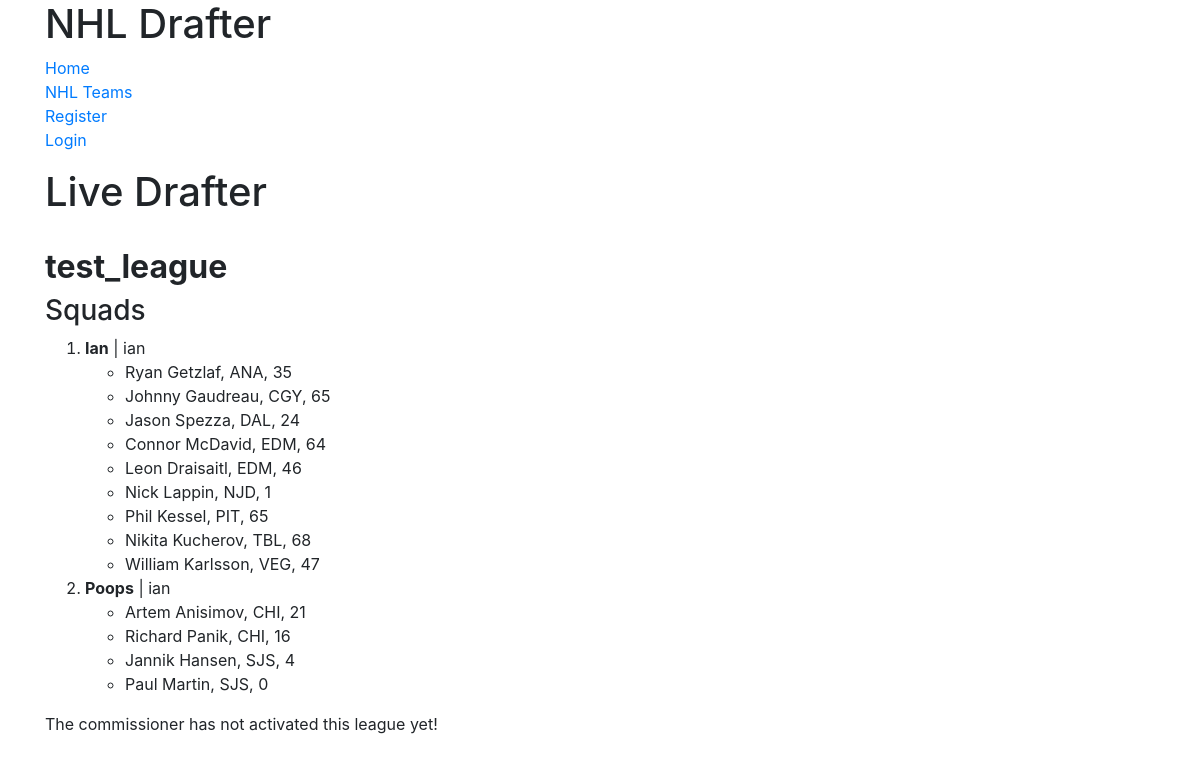
Before: /leagues/league1/drafter/ with the older database file.
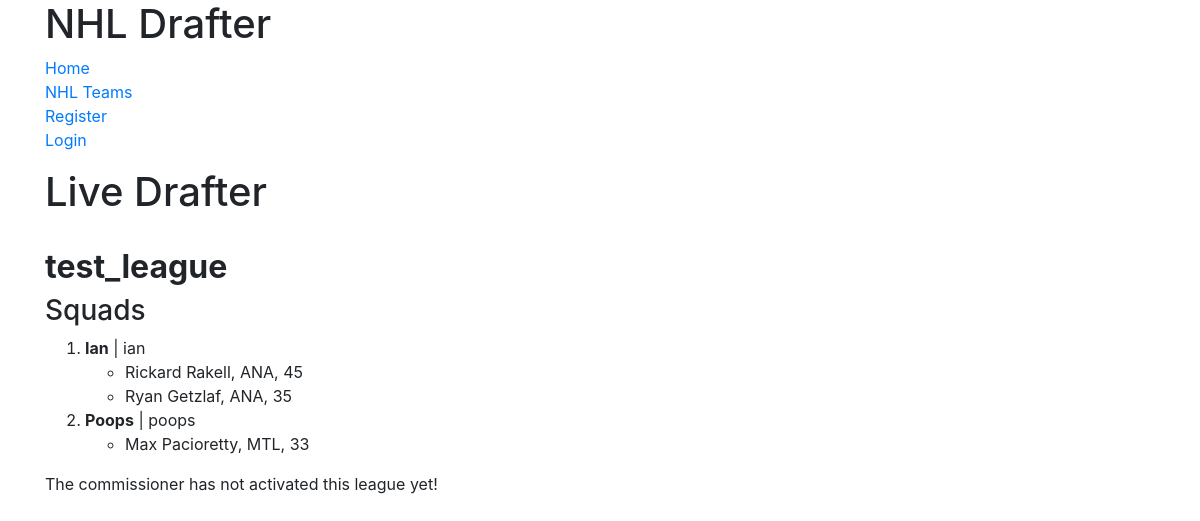
After: the same page with the newer database file.
### leagues/models.py (models this page shows, shortened)
class League(models.Model):
	admin 			= models.ForeignKey(User, on_delete=models.CASCADE)
	name			= models.CharField(max_length=120, unique=True)
	slug			= models.SlugField(default="")
	password 		= models.CharField(max_length=100, default="", null=False)
	owner_amount	= models.IntegerField(default=0)
	skater_amount	= models.IntegerField(default=0)
	goalie_amount	= models.IntegerField(default=0)
	is_active		= models.BooleanField(default=False)
	draft_goalies	= models.BooleanField(default=True)

### squads/models.py (models this page shows, shortened)
class Squad(models.Model):
	owner 		= models.ForeignKey(User, on_delete=models.CASCADE)
	league		= models.ForeignKey(League, on_delete=models.CASCADE)
	players		= models.ManyToManyField(Player, related_name="on_squad", blank=True)
	name		= models.CharField(max_length=120, unique=True)
	draft_order	= models.IntegerField(default=0)
	slug		= models.SlugField(default='')
	def __str__(self):
		return self.name

### players/models.py (models this page shows)
class Player(models.Model):
	team				= models.ForeignKey(Team, on_delete=models.CASCADE)
	name 				= models.CharField(max_length=120)
	forward_pos			= models.BooleanField()
	defence_pos			= models.BooleanField()
	rightwing_pos		= models.BooleanField()
	leftwing_pos		= models.BooleanField()
	centre_pos			= models.BooleanField()
	goalie_pos			= models.BooleanField()
	games_played		= models.IntegerField()
	points				= models.IntegerField()
	goals 				= models.IntegerField()
	assists				= models.IntegerField()
	pp_goals			= models.IntegerField()
	pp_assists			= models.IntegerField()
	pp_points			= models.IntegerField()
	gw_goals			= models.IntegerField()
	sh_goals			= models.IntegerField()
	blocks				= models.IntegerField()
	hits				= models.IntegerField()
	faceoff_wins		= models.IntegerField()
	shots               = models.IntegerField(default=0)
	games_started		= models.IntegerField(default=0)
	wins 				= models.IntegerField(default=0)
	losses				= models.IntegerField(default=0)
	overtime_losses		= models.IntegerField(default=0)
	shots_against		= models.IntegerField(default=0)
	saves				= models.IntegerField(default=0)
	save_percentage		= models.DecimalField(default=0, decimal_places=3, max_digits=10)
	goals_against_avg	= models.DecimalField(default=0, decimal_places=2, max_digits=10)
	shut_outs			= models.IntegerField(default=0)
	def __str__(self):
		return self.name

### teams/models.py (models this page shows, shortened)
class Team(models.Model):
	name		= models.CharField(max_length=120)
	shortform	= models.CharField(max_length=3, null=True)
	in_playoffs	= models.BooleanField(default=False)
	slug		= models.SlugField(default=shortform)

### drafter/views.py (the view, shortened to what this page needs)
# urls.py: url(r'^leagues/(?P<slug>[\w-]+)/drafter/$', DraftView.as_view(), name="drafter"),
class DraftView(UpdateView):
	team_form = TeamForm
	def get_queryset(self, *args, **kwargs):
		slug = self.kwargs.get('slug')
		queryset = League.objects.filter(slug=slug)
		return queryset
	def get(self, request, *args, **kwargs):
		league 			= self.get_queryset().first()
		squads 			= Squad.objects.filter(league=league)
		drafter 		= Drafter.objects.filter(league=league).first()
		player_form 	= PlayerForm(squads=squads)
		team_form 		= TeamForm
		squad_picking	= None
		if league.is_active:
			squad_picking = Squad.objects.filter(draft_order=drafter.draft_turn, league=league).first()
			print(drafter.draft_turn)
			print(squad_picking)
		return render(request,
						'drafter/draft.html',
						{'team_form':team_form,
						 'player_form':player_form,
						 'league':league,
						 'squads':squads,
						 'drafter':drafter,
						 'squad_picking':squad_picking,
						}
					)

### drafter/forms.py (called while the page is built)
def make_player_tuple(queryset):
	result = []
	for player in queryset:
		player_tuple = (player, player.name + ', ' + str(player.points) + ', ' + player.team.shortform)
		result.append(player_tuple)
	return result

### drafter/templates/drafter/draft.html (shortened to what this page needs)
{% extends "base.html" %}
{% block content %}
<h1>Live Drafter</h1>
<br>
<h2><strong>{{ league.name }}</strong></h2>
<h3>Squads</h3>
<ol>
{% for squad in squads %}
	<li><strong>{{ squad }}</strong> | {{ squad.owner }}</li>
	<ul>
	{% for player in squad.players.all %}
		<li>{{ player }}, {{ player.team.shortform }}, {{ player.points }}</li>
	{% endfor %}
	</ul>
{% endfor %}
</ol>
{% if league.is_active and drafter.is_active %}
<h3>Current Pick</h3>
<p>{{ drafter.overall_pick }} of {{ drafter.total_picks }} | Round: {{ drafter.current_round }} | {{ squad_picking.owner }} </p>
<p>draft turn: {{ drafter.draft_turn }}</p>
<h3>Available players</h3>
	<form method="POST"> {% csrf_token %}
		<div class="form-group">
		{{ player_form.as_p }}
		<button type="submit" name="draft" class='btn btn-success'>Draft</button>
		<div>
	</form>
<br>
<h3>Filter</h3>
<form method="POST"> {% csrf_token %}
	<button type="submit" name="f_filter" class='btn btn-primary'>Forwards</button>
	<button type="submit" name="d_filter" class='btn btn-primary'>Defence</button>
	<button type="submit" name="g_filter" class='btn btn-primary'>Goaltenders</button>
</form>
<hr>
<form method="POST"> {% csrf_token %}
	<div class="form-group">
	{{ team_form.as_p }}
	<button type="submit" name="team_filter" class="btn btn-success">Select Team</button>
	<div>
</form>
{% elif not league.is_active %}
<p>The commissioner has not activated this league yet!</p>
{% else %}
<p>Draft is complete! Good luck.</p>
{% endif %}
{% endblock %}

### templates/base.html (shortened to what this page needs)
<!DOCTYPE html>
<html lang=en>
	<head>
	{% include 'snippets/css.html' %}
	</head>
	<body>
	{% include 'snippets/nav.html' %}
	<div class="container">
		{% block content %}
		{% endblock content %}
	</div>
	</body>
</html>

### templates/snippets/css.html (shortened to what this page needs)
<link rel="stylesheet" href="https://maxcdn.bootstrapcdn.com/bootstrap/4.0.0-beta.3/css/bootstrap.min.css">

### templates/snippets/nav.html (shortened to what this page needs)
<div class="container">
	<h1>NHL Drafter</h1>
	<ul class="list-unstyled">
	<li><a href="{% url 'homepage' %}">Home</a></li>
	<li><a href="{% url 'team-list' %}">NHL Teams</a></li>
	{% if not request.user.is_authenticated %}
	<li><a href="{% url 'user_register' %}">Register</a></li>
	<li><a href="{% url 'login' %}">Login</a></li>
	{% endif %}
	</ul>
</div>

Changed rows visible on the page:
changed Squad "Ian": loses Player (name "Johnny Gaudreau", team.shortform "CGY", points "65"); loses Player (name "Jason Spezza", team.shortform "DAL", points "24"); loses Player (name "Connor McDavid", team.shortform "EDM", points "64"); loses Player (name "Leon Draisaitl", team.shortform "EDM", points "46"); loses Player (name "Nick Lappin", team.shortform "NJD", points "1"); loses Player (name "Phil Kessel", team.shortform "PIT", points "65"); loses Player (name "Nikita Kucherov", team.shortform "TBL", points "68"); loses Player (name "William Karlsson", team.shortform "VEG", points "47"); gains Player (name "Rickard Rakell", team.shortform "ANA", points "45")
changed Squad "Poops": loses Player (name "Artem Anisimov", team.shortform "CHI", points "21"); loses Player (name "Richard Panik", team.shortform "CHI", points "16"); loses Player (name "Jannik Hansen", team.shortform "SJS", points "4"); loses Player (name "Paul Martin", team.shortform "SJS", points "0"); gains Player (name "Max Pacioretty", team.shortform "MTL", points "33"); owner "ian" → "poops"
